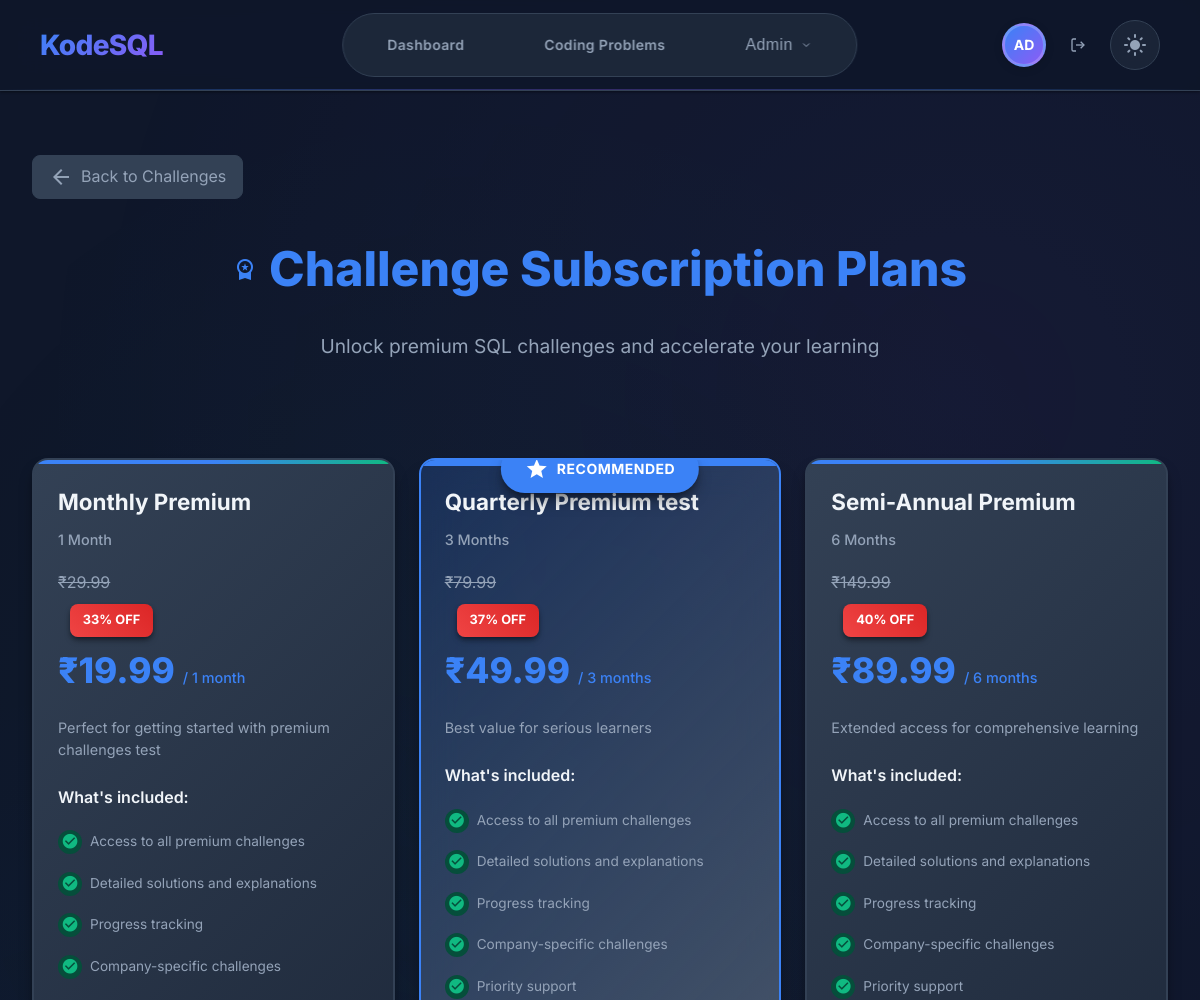
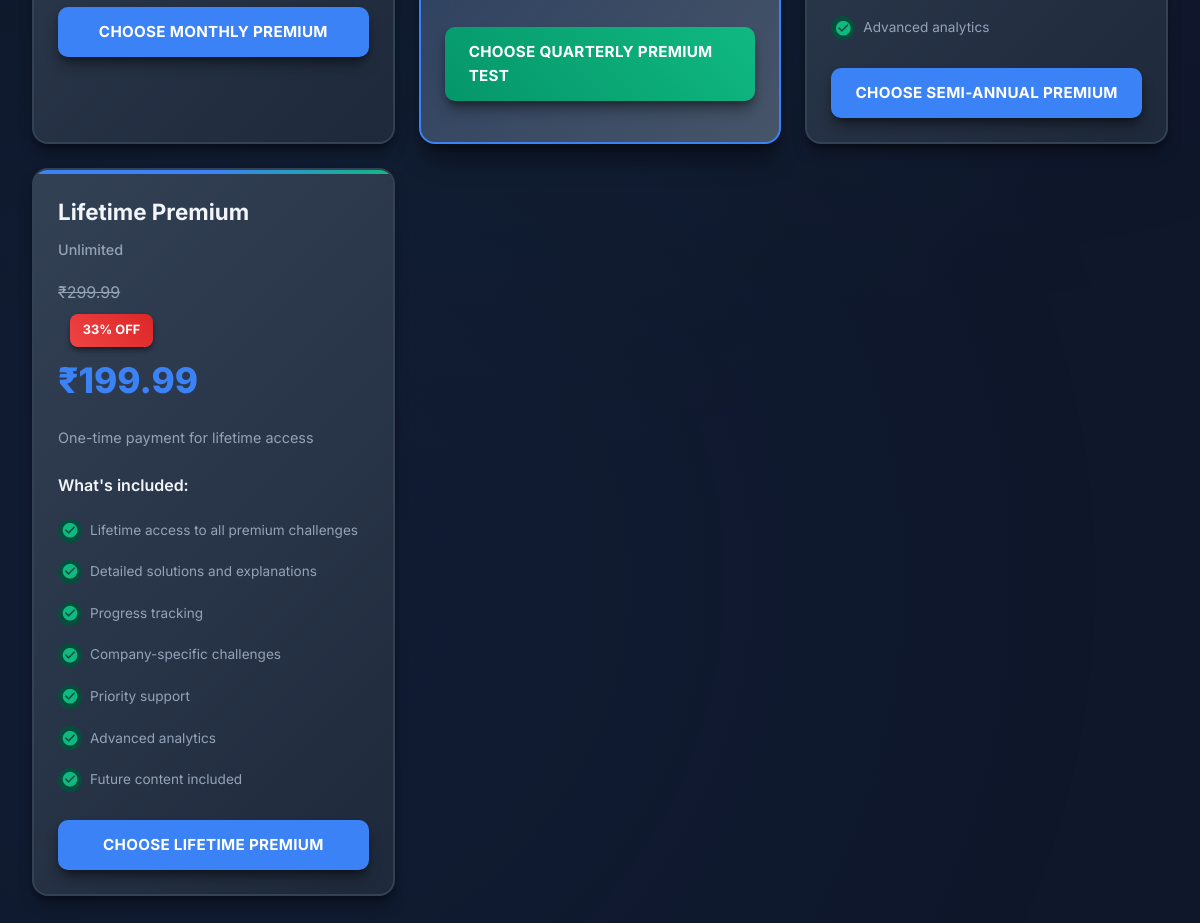
Screenshot of /challenges/subscription/ (signed in) with the database file from the repository (2 pictures, top to bottom).
### users/models.py (models this page shows, shortened)
class User(AbstractUser):
    email = models.EmailField(unique=True)
    is_email_verified = models.BooleanField(default=False)
    created_at = models.DateTimeField(auto_now_add=True)
    updated_at = models.DateTimeField(auto_now=True)
    USERNAME_FIELD = 'email'
    REQUIRED_FIELDS = ['username']

### challenges/models.py (models this page shows, shortened)
class ChallengeSubscriptionPlan(models.Model):
    DURATION_CHOICES = [
        ('1_month', '1 Month'),
        ('2_months', '2 Months'),
        ('3_months', '3 Months'),
        ('6_months', '6 Months'),
        ('9_months', '9 Months'),
        ('12_months', '12 Months'),
        ('24_months', '24 Months'),
        ('unlimited', 'Unlimited'),
    ]
    name = models.CharField(max_length=100)
    duration = models.CharField(max_length=20, choices=DURATION_CHOICES)
    price = models.DecimalField(max_digits=10, decimal_places=2)
    original_price = models.DecimalField(max_digits=10, decimal_places=2, null=True, blank=True)
    description = models.TextField()
    features = models.JSONField(default=list, help_text="List of features for this plan")
    is_active = models.BooleanField(default=True)
    is_recommended = models.BooleanField(default=False)
    sort_order = models.IntegerField(default=0, help_text="Lower numbers appear first")
    created_at = models.DateTimeField(auto_now_add=True)
    updated_at = models.DateTimeField(auto_now=True)
    class Meta:
        ordering = ['sort_order', 'price']
    @property
    def formatted_price(self):
        from django.conf import settings
        currency = getattr(settings, 'RAZORPAY_CURRENCY', 'INR').upper()
        if currency == 'INR':
            return f"₹{self.price:.2f}"
        else:
            return f"${self.price:.2f}"
    @property
    def formatted_original_price(self):
        from django.conf import settings
        currency = getattr(settings, 'RAZORPAY_CURRENCY', 'INR').upper()
        if currency == 'INR':
            return f"₹{self.original_price:.2f}"
        else:
            return f"${self.original_price:.2f}"
    @property
    def has_discount(self):
        return self.original_price and self.original_price > self.price
    @property
    def discount_percentage(self):
        if self.has_discount:
            return int(((self.original_price - self.price) / self.original_price) * 100)
        return 0

### challenges/views.py (the view)
# urls.py: path('subscription/', views.subscription_plans, name='subscription_plans'),
@login_required
def subscription_plans(request):
    UserChallengeSubscription.cleanup_expired_pending()
    existing_subscription = UserChallengeSubscription.objects.filter(
        user=request.user,
        status='active'
    ).first()
    if existing_subscription and existing_subscription.is_active:
        messages.info(request, 'You already have an active challenge subscription.')
        return redirect('challenges:challenges_list')
    pending_subscriptions = UserChallengeSubscription.objects.filter(
        user=request.user,
        status='pending'
    ).exclude(pending_expires_at__lt=timezone.now())
    subscription_plans = ChallengeSubscriptionPlan.objects.filter(
        is_active=True
    ).order_by('sort_order', 'price')
    context = {
        'page_title': 'Challenge Subscription Plans',
        'subscription_plans': subscription_plans,
        'existing_subscription': existing_subscription,
        'pending_subscriptions': pending_subscriptions,
    }
    return render(request, 'challenges/subscription_plans.html', context)

### challenges/models.py (called while the page is built)
    @classmethod
    def cleanup_expired_pending(cls):
        expired_pending = cls.objects.filter(
            status='pending',
            pending_expires_at__lt=timezone.now()
        )
        count = expired_pending.count()
        expired_pending.update(status='expired')
        return count

### templates/challenges/subscription_plans.html (shortened to what this page needs)
{% extends "base.html" %}
{% load static %}
{% load timezone_filters %}
{% block content %}
<div class="subscription-container">
    <div class="subscription-header">
        <div class="breadcrumb">
            <a href="{% url 'challenges:challenges_list' %}">
                <span class="material-icons">arrow_back</span>
                Back to Challenges
            </a>
        </div>
        <div class="header-content">
            <h1>
                <span class="material-icons">workspace_premium</span>
                Challenge Subscription Plans
            </h1>
            <p>Unlock premium SQL challenges and accelerate your learning</p>
        </div>
    </div>
    <div class="plans-container">
        {% for plan in subscription_plans %}
            <div class="plan-card {% if plan.is_recommended %}recommended{% endif %}">
                {% if plan.is_recommended %}
                    <div class="recommended-badge">
                        <span class="material-icons">star</span>
                        Recommended
                    </div>
                {% endif %}
                <div class="plan-header">
                    <h3>{{ plan.name }}</h3>
                    <div class="plan-duration">{{ plan.get_duration_display }}</div>
                </div>
                <div class="plan-pricing">
                    {% if plan.has_discount %}
                        <div class="original-price">{{ plan.formatted_original_price }}</div>
                        <div class="discount-badge">{{ plan.discount_percentage }}% OFF</div>
                    {% endif %}
                    <div class="current-price">
                        {{ plan.formatted_price }}
                        {% if plan.duration != 'unlimited' %}
                            <span class="price-period">/ {{ plan.get_duration_display|lower }}</span>
                        {% endif %}
                    </div>
                </div>
                <div class="plan-description">
                    {{ plan.description }}
                </div>
                <div class="plan-features">
                    <h4>What's included:</h4>
                    <ul>
                        {% if plan.features and plan.features|length > 0 %}
                            {% for feature in plan.features %}
                                {% if feature and feature != "[]" and feature != "" %}
                                    <li>
                                        <span class="material-icons">check_circle</span>
                                        {{ feature|safe }}
                                    </li>
                                {% endif %}
                            {% endfor %}
                        {% endif %}
                    </ul>
                </div>
                <div class="plan-action">
                    <a href="{% url 'challenges:subscription_checkout' plan.id %}" class="btn btn-primary">
                        Choose {{ plan.name }}
                    </a>
                </div>
            </div>
        {% empty %}
            <div class="no-plans">
                <span class="material-icons">info</span>
                <h3>No subscription plans available</h3>
                <p>Please check back later for subscription options.</p>
            </div>
        {% endfor %}
    </div>
</div>
{% endblock %}
{% block extra_css %}
<link rel="stylesheet" href="{% static 'css/challenge-button-fixes.css' %}">
{% endblock %}

### templates/base.html (shortened to what this page needs)
{% load static %}
<!DOCTYPE html>
<html lang="en" data-theme="dark">
<head>
    <link rel="stylesheet" href="{% static 'css/base.css' %}">
    <link rel="stylesheet" href="{% static 'css/theme.css' %}">
    <link rel="stylesheet" href="{% static 'css/modern-header.css' %}">
    <link rel="stylesheet" href="{% static 'css/admin-dropdown-fix.css' %}">
    <link rel="stylesheet" href="{% static 'css/responsive.css' %}">
    {% block extra_css %}{% endblock %}
</head>
<body>
    <header class="header">
        <div class="tile-wrap">
            <a href="{% url 'core:landing_page' %}" class="logo">KodeSQL</a>
            <div class="nav-items" id="navItems">
                <a href="{% url 'core:dashboard' %}" class="nav-item">Dashboard</a>
                <a href="{% url 'challenges:challenges_list' %}" class="nav-item">Coding Problems</a>
                {% if request.user.is_staff %}
                    <div class="nav-dropdown">
                        <button class="nav-item admin-nav-btn">
                            Admin
                            <svg width="12" height="12" viewBox="0 0 24 24" fill="none" stroke="currentColor" stroke-width="2">
                                <polyline points="6 9 12 15 18 9"></polyline>
                            </svg>
                        </button>
                    </div>
                {% endif %}
            </div>
            <div class="user-menu">
                {% if request.user.is_authenticated %}
                    <a href="{% url 'users:profile' %}" class="user-avatar-link">
                        {% if request.user.profile.profile_picture %}
                            <img src="{{ request.user.profile.profile_picture.url }}" alt="Profile Picture" class="user-avatar-image">
                        {% else %}
                            <div class="user-avatar">
                                {% if request.user.first_name and request.user.last_name %}
                                    {{ request.user.first_name|first|upper }}{{ request.user.last_name|first|upper }}
                                {% elif request.user.first_name %}
                                    {{ request.user.first_name|first|upper }}{{ request.user.first_name|slice:"1:2"|upper }}
                                {% else %}
                                    {{ request.user.email|first|upper }}{{ request.user.email|slice:"1:2"|upper }}
                                {% endif %}
                            </div>
                        {% endif %}
                    </a>
                    <a href="{% url 'users:logout' %}" class="logout-btn" title="Logout">
                        <svg width="16" height="16" viewBox="0 0 24 24" fill="none" stroke="currentColor" stroke-width="2">
                            <path d="M9 21H5a2 2 0 0 1-2-2V5a2 2 0 0 1 2-2h4"/>
                            <polyline points="16 17 21 12 16 7"/>
                            <line x1="21" y1="12" x2="9" y2="12"/>
                        </svg>
                    </a>
                {% else %}
                    <div class="auth-buttons">
                        <a href="{% url 'users:login' %}" class="nav-item">Login</a>
                        <a href="{% url 'users:register' %}" class="nav-item btn-primary">Sign Up</a>
                    </div>
                {% endif %}
                <button class="theme-toggle" onclick="toggleTheme()">
                    <span class="material-icons">dark_mode</span>
                </button>
            </div>
        </div>
    </header>
    <main class="main-content">
        {% block content %}{% endblock %}
    </main>
</body>
</html>

### static/css/base.css (style rules this page uses)
* { margin: 0; padding: 0; box-sizing: border-box; }
html { font-size: 16px; scroll-behavior: smooth; height: 100%; }
body { font-family: 'Inter', -apple-system, BlinkMacSystemFont, 'Segoe UI', Roboto, sans-serif; line-height: 1.6; color: var(--text-primary); background: var(--bg-primary); transition: all 0.3s cubic-bezier(0.4, 0, 0.2, 1); min-height: 100vh; position: relative; overflow-x: hidden; }
body::before { content: ''; position: fixed; top: 0; left: 0; width: 100%; height: 100%; background: radial-gradient(circle at 20% 80%, rgba(59, 130, 246, 0.05) 0%, transparent 50%), radial-gradient(circle at 80% 20%, rgba(139, 92, 246, 0.05) 0%, transparent 50%), radial-gradient(circle at 40% 40%, rgba(16, 185, 129, 0.03) 0%, transparent 50%); pointer-events: none; z-index: -1; opacity: 0.7; }
[data-theme="dark"] body::before { background: radial-gradient(circle at 20% 80%, rgba(59, 130, 246, 0.08) 0%, transparent 50%), radial-gradient(circle at 80% 20%, rgba(139, 92, 246, 0.08) 0%, transparent 50%), radial-gradient(circle at 40% 40%, rgba(16, 185, 129, 0.05) 0%, transparent 50%); }
:root { --breakpoint-xs: 480px; --breakpoint-sm: 640px; --breakpoint-md: 768px; --breakpoint-lg: 1024px; --breakpoint-xl: 1280px; --breakpoint-2xl: 1536px; }
.tile-wrap { width: 100%; max-width: 1400px; margin: 0 auto; padding: 0 1rem; position: relative; transition: all 0.3s cubic-bezier(0.4, 0, 0.2, 1); }
@media (min-width: 480px) { .tile-wrap { padding: 0 1.5rem; } }
@media (min-width: 768px) { .tile-wrap { padding: 0 2rem; } }
@media (min-width: 1024px) { .tile-wrap { padding: 0 2.5rem; } }
.main-content { min-height: calc(100vh - 120px); position: relative; z-index: 1; background: transparent; }
.main-content { animation: fadeInUp 0.6s ease-out; }
.nav-dropdown { position: relative; }
.theme-toggle { background: none; border: none; color: var(--text-secondary); cursor: pointer; padding: 0.5rem; border-radius: 6px; transition: all 0.2s ease; }
* { transition: color 0.2s ease, background-color 0.2s ease, border-color 0.2s ease, transform 0.2s ease, box-shadow 0.2s ease, opacity 0.2s ease; }

### static/css/admin-dropdown-fix.css (style rules this page uses)
.nav-dropdown { position: relative !important; z-index: 101 !important; }

### rows the page displays
User: user.email|first "A", user.email "D"
ChallengeSubscriptionPlan: name "Monthly Premium", duration "1 Month", formatted_original_price "₹29.99", discount_percentage "33", formatted_price "₹19.99", duration "1 month", description "Perfect for getting started with premium challenges test", features "Access to all premium challenges" "Detailed solutions and explanations" "Progress tracking" "Company-specific challenges", name "MONTHLY PREMIUM"
ChallengeSubscriptionPlan: is_recommended True (drawn), name "Quarterly Premium test", duration "3 Months", formatted_original_price "₹79.99", discount_percentage "37", formatted_price "₹49.99", duration "3 months", description "Best value for serious learners", features "Access to all premium challenges" "Detailed solutions and explanations" "Progress tracking" "Company-specific challenges" "Priority support", name "QUARTERLY PREMIUM TEST"
ChallengeSubscriptionPlan: name "Semi-Annual Premium", duration "6 Months", formatted_original_price "₹149.99", discount_percentage "40", formatted_price "₹89.99", duration "6 months", description "Extended access for comprehensive learning", features "Access to all premium challenges" "Detailed solutions and explanations" "Progress tracking" "Company-specific challenges" "Priority support" "Advanced analytics", name "SEMI-ANNUAL PREMIUM"
ChallengeSubscriptionPlan: name "Lifetime Premium", duration "Unlimited", formatted_original_price "₹299.99", discount_percentage "33", formatted_price "₹199.99", description "One-time payment for lifetime access", features "Lifetime access to all premium challenges" "Detailed solutions and explanations" "Progress tracking" "Company-specific challenges" "Priority support" "Advanced analytics" "Future content included", name "LIFETIME PREMIUM"
